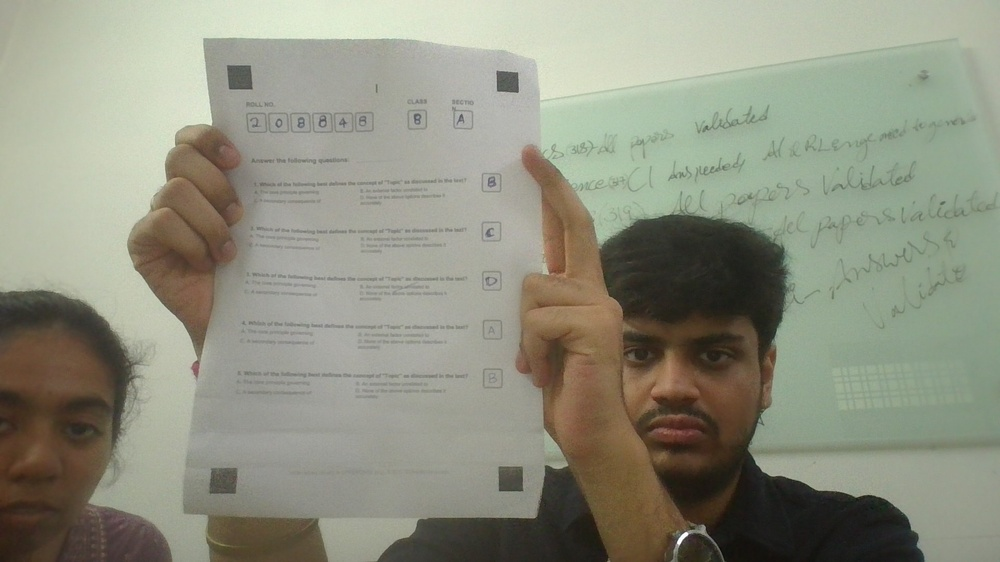
#> input picture QuestionScannerProject/debug_scan.jpg, 1000 x 562 px, shrunk from 1920 x 1080 before the run
$ python draw_contours.py
#> lines starting #> are read from the running program, lines starting #| are printed output that depends on the picture; after the words box and inside, x2 and y2 are one past the last pixel; in counts of white or black regions, pixels touching at a corner belong together
import cv2
import numpy as np

img = cv2.imread("debug_scan.jpg")
#> img is the input picture: shape (562, 1000, 3); mean B, G, R 128.3, 144.8, 143.3
if img is None:
    print("Error: debug_scan.jpg not found.")
    exit(1)

gray = cv2.cvtColor(img, cv2.COLOR_BGR2GRAY)
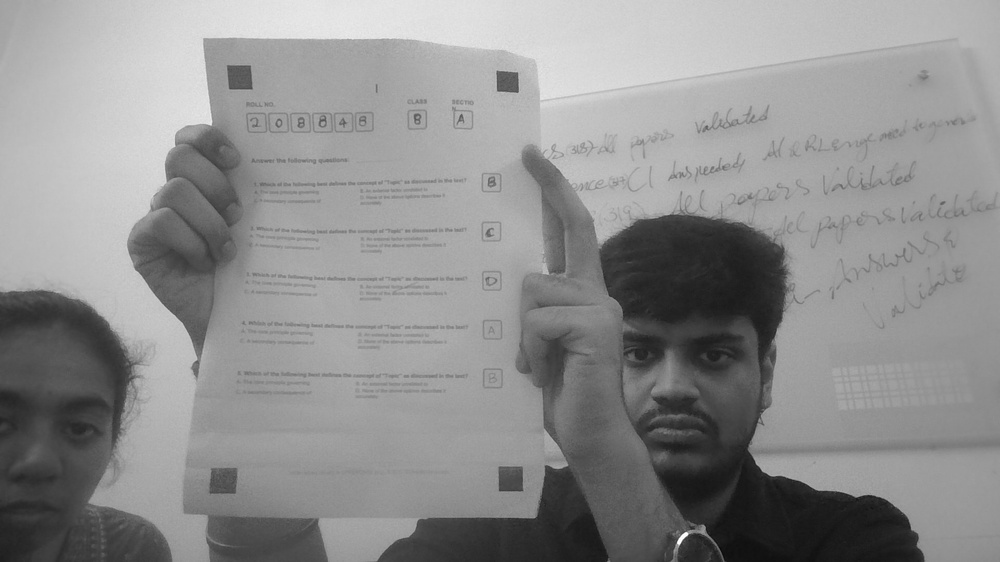
#> gray: shape (562, 1000); min 8, max 255, mean 142.5
total_area = img.shape[0] * img.shape[1]
#> total_area = 562000

# Method 3 (MEAN_41_12) which detected the most candidates
thresh = cv2.adaptiveThreshold(gray, 255, cv2.ADAPTIVE_THRESH_MEAN_C, cv2.THRESH_BINARY_INV, 41, 12)
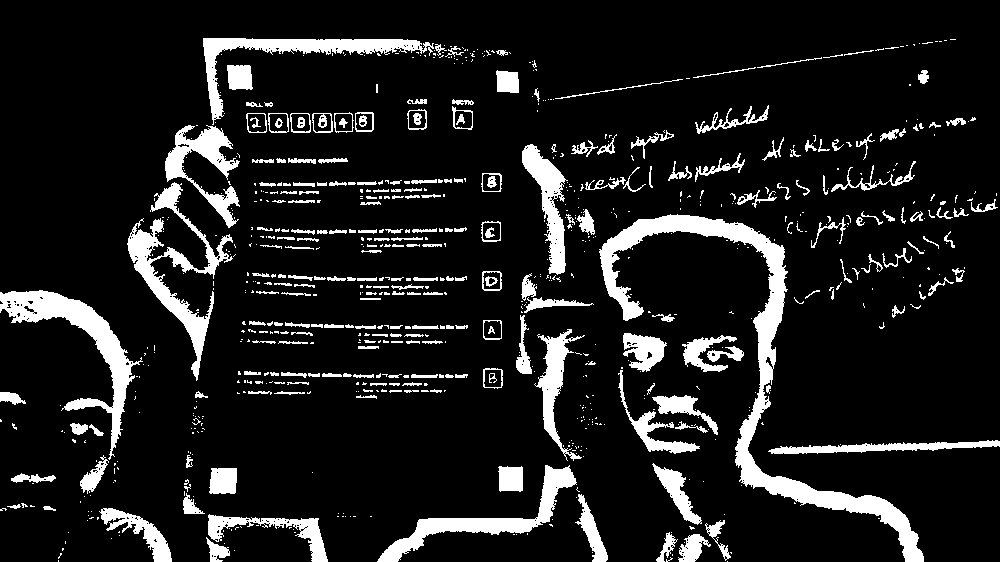
#> thresh: shape (562, 1000); 11.7% white; 795 white regions (545 under 20 px)
contours, _ = cv2.findContours(thresh, cv2.RETR_EXTERNAL, cv2.CHAIN_APPROX_SIMPLE)
#> contours = 783 contours, 614 with area under 20; largest, box (x1, y1, x2, y2) and area: (599, 214, 924, 562) 10276, (0, 290, 143, 460) 4592, (127, 182, 233, 381) 3804, (377, 465, 577, 562) 3222, (203, 38, 434, 125) 3116

annotated = img.copy()

for idx, cnt in enumerate(contours):
    area = cv2.contourArea(cnt)
    x, y, w, h = cv2.boundingRect(cnt)
    aspect_ratio = float(w)/h
    hull = cv2.convexHull(cnt)
    hull_area = cv2.contourArea(hull)
    solidity = float(area)/hull_area if hull_area > 0 else 0

    if 0.0001 * total_area <= area <= 0.06 * total_area and 0.5 <= aspect_ratio <= 2.0 and solidity > 0.65:
        cx, cy = x + w//2, y + h//2
        cv2.drawContours(annotated, [cnt], -1, (0, 0, 255), 2)
        cv2.circle(annotated, (cx, cy), 5, (0, 255, 0), -1)
        cv2.putText(annotated, f"{cx},{cy}", (cx + 5, cy), cv2.FONT_HERSHEY_SIMPLEX, 0.4, (255, 0, 0), 1)
#> this loop made 783 passes
#> (area, x, y, w, h, aspect_ratio, hull_area, solidity) on passes 14, 16, 68, 81, 84, 86, 92, 134, 180, 239, 279, 309: (255.5, 206, 537, 24, 25, 0.96, 360, 0.71), (474.5, 678, 534, 33, 28, 1.18, 605.5, 0.784), (178.5, 183, 493, 22, 21, 1.05, 245.5, 0.727), (621.5, 209, 468, 28, 26, 1.08, 649, 0.958), (538.5, 498, 466, 25, 26, 0.962, 587, 0.917), (897.5, 652, 463, 50, 62, 0.806, 1228.5, 0.731), (382, 80, 455, 29, 39, 0.744, 519.5, 0.735), (126, 70, 423, 18, 12, 1.5, 146.5, 0.86), (175.5, 0, 392, 26, 13, 2, 224, 0.783), (351.5, 483, 368, 20, 21, 0.952, 365, 0.963), (989, 623, 333, 44, 39, 1.13, 1247.5, 0.793), (338, 483, 320, 19, 20, 0.95, 338.5, 0.999)
#> (area, x, y, w, h, aspect_ratio, hull_area, solidity) on passes 21, 35, 49, 54, 56, 58: (200.5, 656, 532, 22, 30, 0.733, 315.5, 0.635), (226, 705, 520, 26, 41, 0.634, 545.5, 0.414), (1449.5, 208, 514, 120, 48, 2.5, 4011.5, 0.361), (1131.5, 99, 508, 73, 54, 1.35, 1983, 0.571), (24, 43, 506, 13, 5, 2.6, 32, 0.75), (20.5, 7, 504, 14, 5, 2.8, 30.5, 0.672)
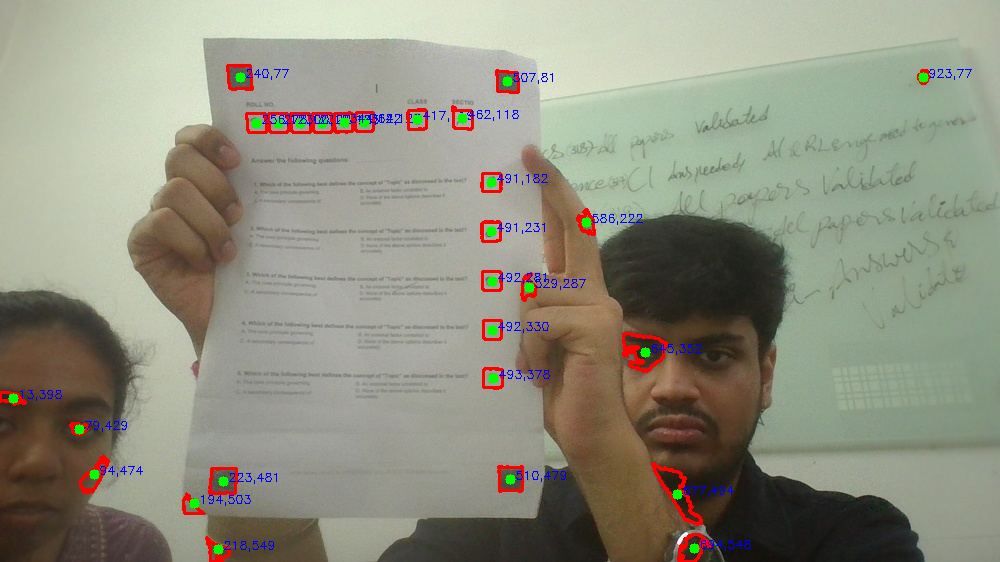
#> annotated: shape (562, 1000, 3); 2.22% of pixels changed, all inside (x1, y1, x2, y2) = (0, 64, 972, 562)

cv2.imwrite("debug_contours.jpg", annotated)
print("Annotated image saved to debug_contours.jpg")
